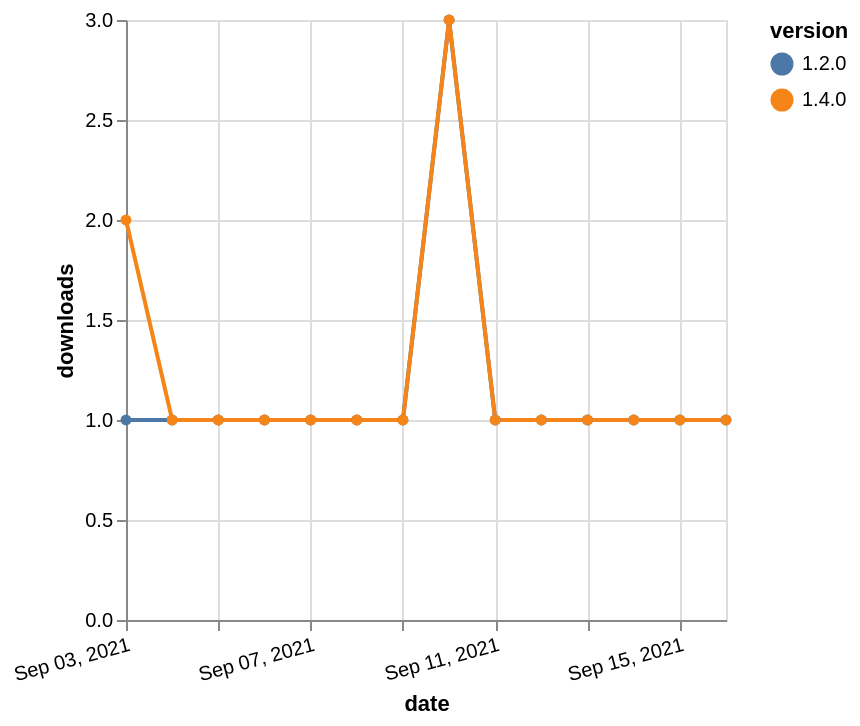

Source (Vega-Lite JSON):
### Vega-Lite specification from a JSON file in a GitHub repository (floating-point values rounded to 4 significant figures)
{"$schema": "https://vega.github.io/schema/vega-lite/v5.json", "description": "A simple bar chart with embedded data.", "data": {"values": [{"date": "2021-09-03", "total": 183, "delta": 1, "version": "1.2.0"}, {"date": "2021-09-04", "total": 184, "delta": 1, "version": "1.2.0"}, {"date": "2021-09-05", "total": 185, "delta": 1, "version": "1.2.0"}, {"date": "2021-09-06", "total": 186, "delta": 1, "version": "1.2.0"}, {"date": "2021-09-07", "total": 187, "delta": 1, "version": "1.2.0"}, {"date": "2021-09-08", "total": 188, "delta": 1, "version": "1.2.0"}, {"date": "2021-09-09", "total": 189, "delta": 1, "version": "1.2.0"}, {"date": "2021-09-10", "total": 192, "delta": 3, "version": "1.2.0"}, {"date": "2021-09-11", "total": 193, "delta": 1, "version": "1.2.0"}, {"date": "2021-09-12", "total": 194, "delta": 1, "version": "1.2.0"}, {"date": "2021-09-13", "total": 195, "delta": 1, "version": "1.2.0"}, {"date": "2021-09-14", "total": 196, "delta": 1, "version": "1.2.0"}, {"date": "2021-09-15", "total": 197, "delta": 1, "version": "1.2.0"}, {"date": "2021-09-16", "total": 198, "delta": 1, "version": "1.2.0"}, {"date": "2021-09-03", "total": 122, "delta": 2, "version": "1.4.0"}, {"date": "2021-09-04", "total": 123, "delta": 1, "version": "1.4.0"}, {"date": "2021-09-05", "total": 124, "delta": 1, "version": "1.4.0"}, {"date": "2021-09-06", "total": 125, "delta": 1, "version": "1.4.0"}, {"date": "2021-09-07", "total": 126, "delta": 1, "version": "1.4.0"}, {"date": "2021-09-08", "total": 127, "delta": 1, "version": "1.4.0"}, {"date": "2021-09-09", "total": 128, "delta": 1, "version": "1.4.0"}, {"date": "2021-09-10", "total": 131, "delta": 3, "version": "1.4.0"}, {"date": "2021-09-11", "total": 132, "delta": 1, "version": "1.4.0"}, {"date": "2021-09-12", "total": 133, "delta": 1, "version": "1.4.0"}, {"date": "2021-09-13", "total": 134, "delta": 1, "version": "1.4.0"}, {"date": "2021-09-14", "total": 135, "delta": 1, "version": "1.4.0"}, {"date": "2021-09-15", "total": 136, "delta": 1, "version": "1.4.0"}, {"date": "2021-09-16", "total": 137, "delta": 1, "version": "1.4.0"}]}, "width": "container", "mark": {"type": "line", "point": {"filled": true}}, "encoding": {"x": {"field": "date", "type": "temporal", "timeUnit": "yearmonthdate", "title": "date", "axis": {"labelAngle": -15}}, "y": {"field": "delta", "type": "quantitative", "title": "downloads"}, "color": {"field": "version", "type": "nominal"}, "tooltip": {"field": "delta"}}}
